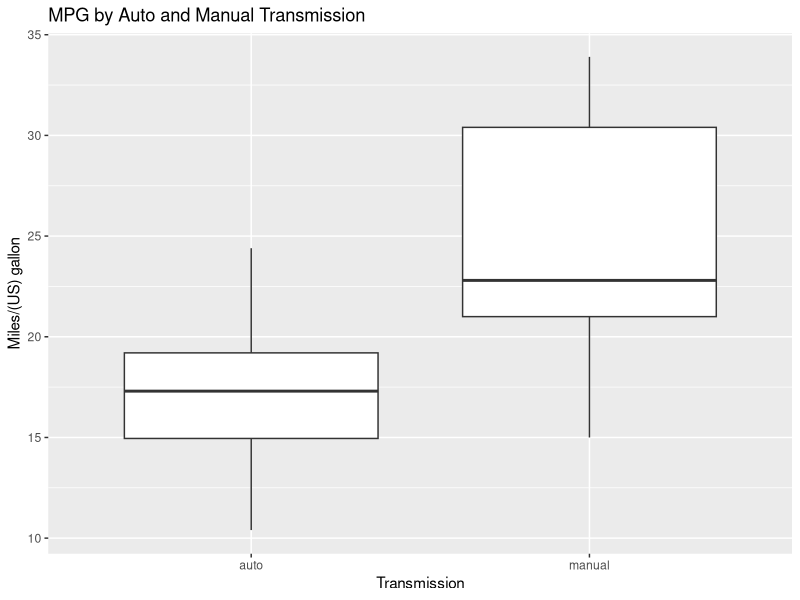
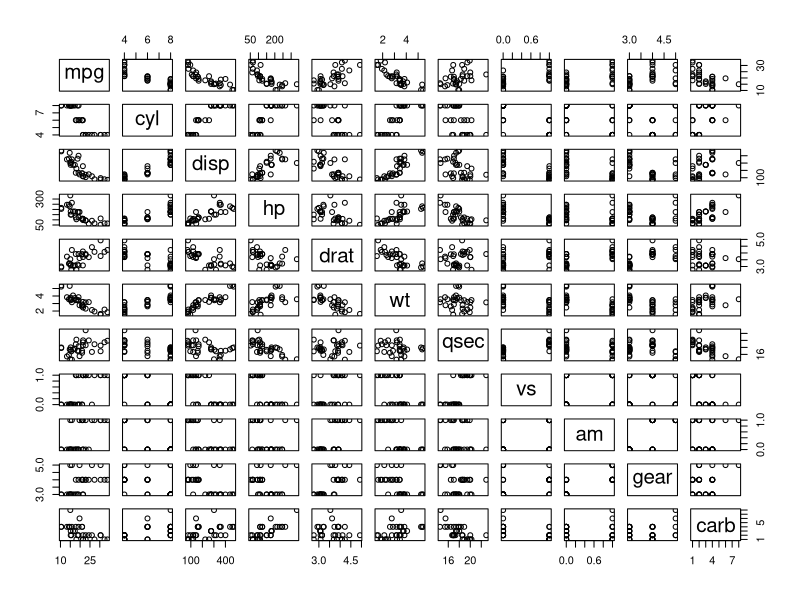
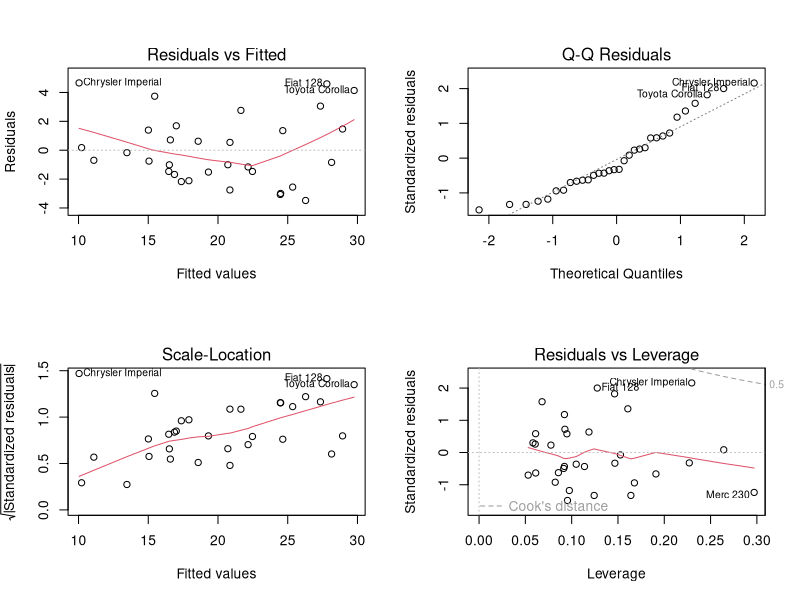

Here is the R script that generated these plots, in order:
## ---- chunk 1
library(ggplot2)
library(magrittr)
library(gridExtra)
## ---- chunk 2
df <- mtcars
df$am <- factor(df$am, labels=c("auto","manual"))
head(df,3)
## ---- chunk 3
ttest <- t.test(df$mpg[df$am=="auto"], df$mpg[df$am=="manual"],alternative = "less")
ttest$p.value
## ---- chunk 4
mdl1 <- lm(mpg~am, df)
summary(mdl1)$coef
cat("R-squared: " , summary(mdl1)$r.squared)
## ---- chunk 5
mdl <- lm(mpg~., df)
summary(mdl)$coef
## ---- chunk 6
mdl2 <- update(mdl1, mpg ~ am + qsec)
mdl3 <- update(mdl2, mpg ~ am + qsec + wt)
anova(mdl1, mdl2, mdl3)
## ---- chunk 7
summary(mdl3)$coef
cat("R-squared: " , summary(mdl3)$r.squared)
## ---- chunk 8
g <- ggplot(df, aes(x=am,y=mpg))
g+geom_boxplot() + xlab("Transmission") + ylab("Miles/(US) gallon") + 
    ggtitle("MPG by Auto and Manual Transmission")
## ---- chunk 9
pairs(mpg ~ ., data = mtcars)
## ---- chunk 10
par(mfrow=c(2,2))
plot(mdl3)
